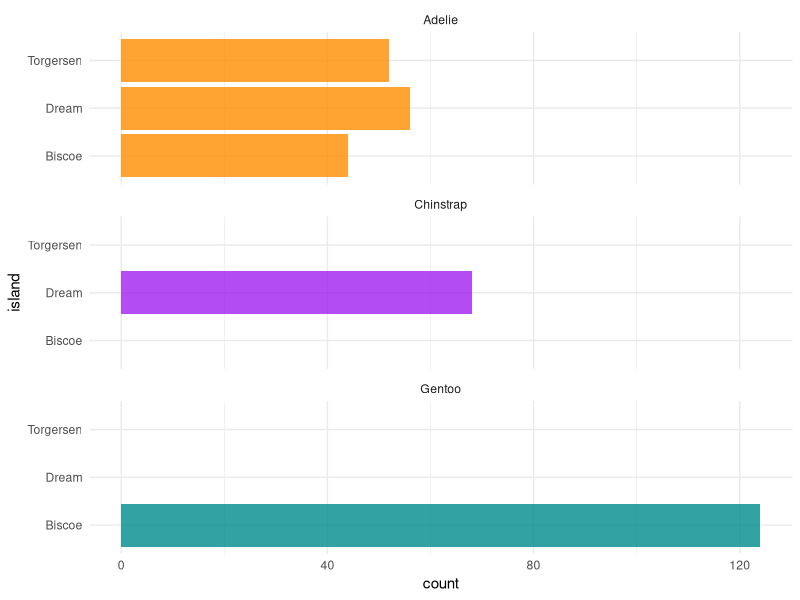
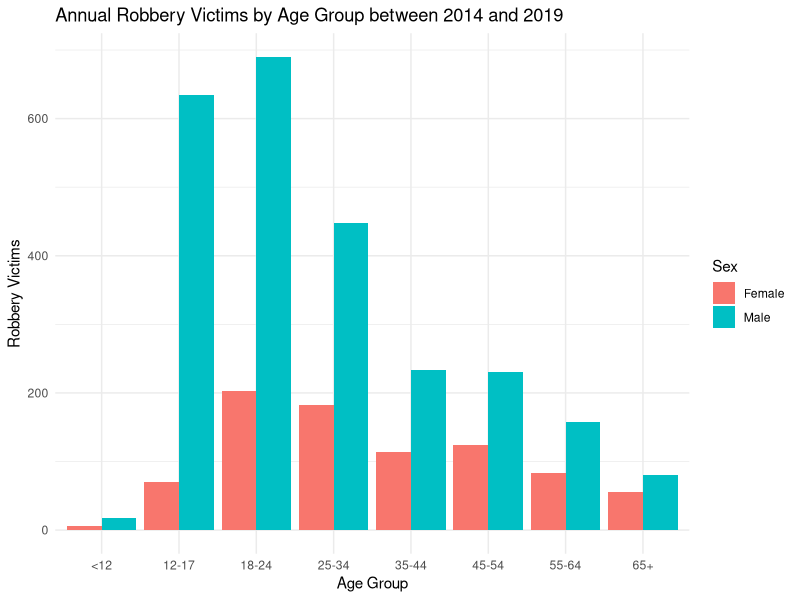
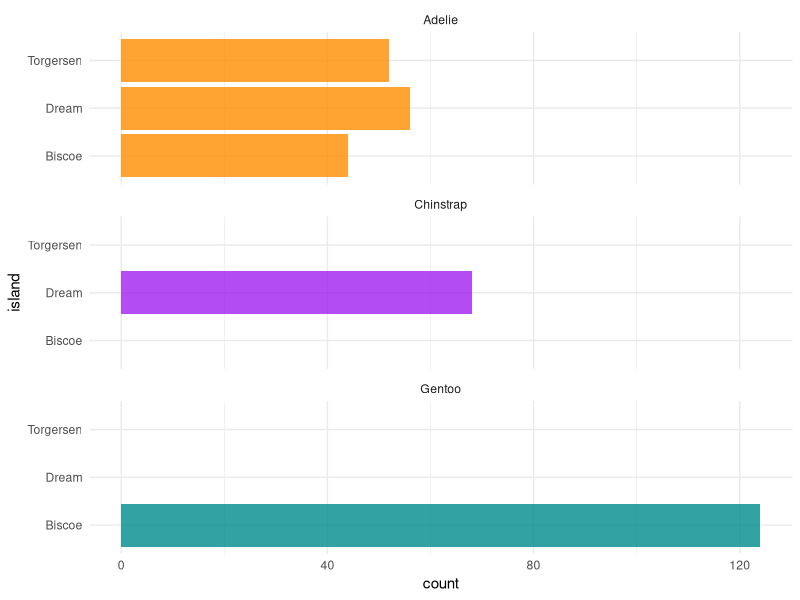

R code for these plots, in order:
## ---- chunk 1
# workspace set up
knitr::opts_chunk$set(echo = TRUE)

library(tidyverse)
library(bookdown)
library(palmerpenguins)
library(scales)
library(here)
## ---- chunk 2
# read the cleaned data from inputs/data
victims_data <- read_csv(here::here("inputs/data/toronto_crime_victims_data.csv"))
## ---- chunk 3
ggplot(penguins, aes(x = island, fill = species)) +
  geom_bar(alpha = 0.8) +
  scale_fill_manual(values = c("darkorange","purple","cyan4"),
                    guide = FALSE) +
  theme_minimal() +
  facet_wrap(~species, ncol = 1) +
  coord_flip()
## ---- chunk 4
year <- length(unique(victims_data$ReportedYear))
## ---- chunk 5
victims_by_sex <- 
  victims_data %>%
  group_by( Sex) %>% 
  summarise(
    Annual_Victims = sum( Count_)/ year
  ) %>% 
  mutate(across(where(is.numeric),round, 0))
victims_by_sex
## ---- chunk 6
victims_by_sex <- 
  victims_data %>%
  group_by( Sex) %>% 
  summarise(
    Annual_Victims = sum( Count_)/ year
  ) %>% 
  mutate(across(where(is.numeric),round, 0))

robbery_by_sex <- 
  victims_data %>%
  filter( Subtype == "Robbery") %>% 
  group_by( Sex) %>% 
  summarise( 
    Robbery_Victims = sum( Count_) / year
  ) %>% 
  mutate(across(where(is.numeric),round, 0))

robbery_data <- victims_by_sex %>% 
  left_join( robbery_by_sex, by = "Sex") %>% 
  mutate( Percentage_of_Robbery_Victims = percent(Robbery_Victims / Annual_Victims, accuracy = 0.01))
  

robbery_data %>% 
  knitr::kable(
    col.names = c("Sex", "Crime Victims", "Robbery Victims", "Percentage of Robbery Victims"),
    align = "cccc",
    caption = "Average Annual Crime victims by sex between 2014 and 2019")
## ---- chunk 7
robbery_Victims_sexage <- 
  victims_data %>% 
  filter( Subtype == "Robbery") %>% 
  group_by( AgeCohort, Sex) %>% 
  summarise(
    Victims_by_SexAge = sum( Count_ ) / year
  ) %>% 
  mutate(across(where(is.numeric),round, 0))

robbery_Victims_sexage
ggplot( data = robbery_Victims_sexage ) +
  geom_col(mapping = aes(x = AgeCohort, y = Victims_by_SexAge, fill = Sex ), position = "dodge" ) +
  theme_minimal() +
  labs(
    title = "Annual Robbery Victims by Age Group between 2014 and 2019",
    x = "Age Group",
    y = "Robbery Victims"
  )
## ---- chunk 8

# This needs to be about the random data tha tI sasmpled?
ggplot(penguins, aes(x = island, fill = species)) +
  geom_bar(alpha = 0.8) +
  scale_fill_manual(values = c("darkorange","purple","cyan4"),
                    guide = FALSE) +
  theme_minimal() +
  facet_wrap(~species, ncol = 1) +
  coord_flip()
